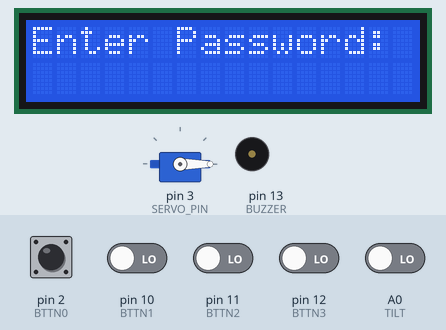
The sketch below on a simulated Arduino Uno, built with avr-gcc and run on an emulated ATmega328P. Parts: 16×2 character LCD, servo, buzzer (waves = sounding). The inputs (shaded band) are chosen by the test bench; at power-on: A0 (TILT), pin 2 (BTTN0), pin 10 (BTTN1), pin 11 (BTTN2), pin 12 (BTTN3) LOW. What the sketch prints to the serial monitor is not drawn.

Above: at 2.2 s.
2.3 s: pin 2 (BTTN0) driven HIGH
At 3.0 s:
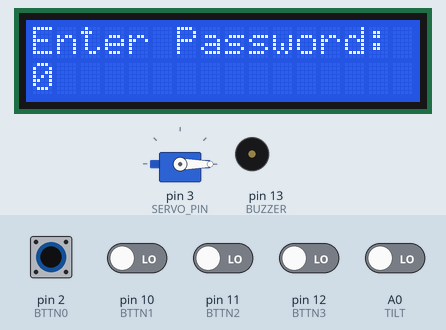
3.8 s: pin 2 (BTTN0) pulsed LOW 5 times (0.12 s each, 0.3 s apart)
At 7.5 s:
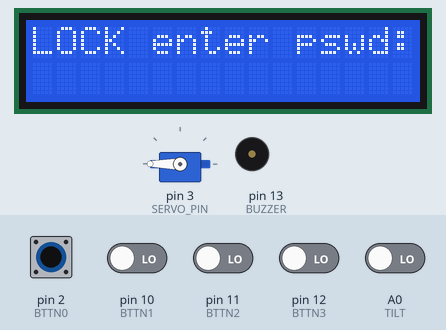
8.0 s: pin 2 (BTTN0) pulsed LOW 5 times (0.12 s each, 0.3 s apart)
At 10.7 s:
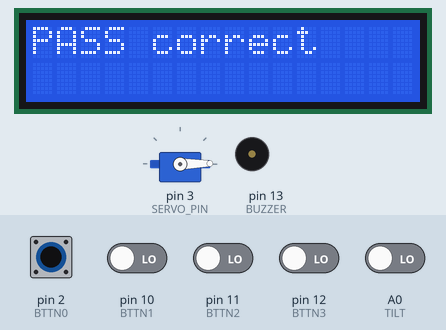
11.4 s: A0 (TILT) driven HIGH
13.6 s: A0 (TILT) driven LOW
At 14.8 s:
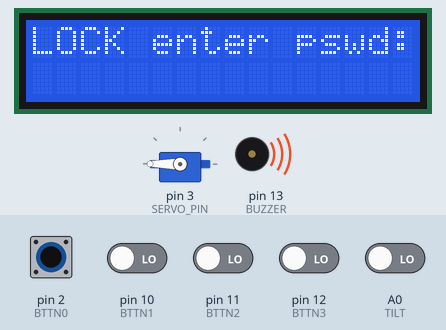
15.1 s: pin 10 (BTTN1) driven HIGH
At 16.2 s:
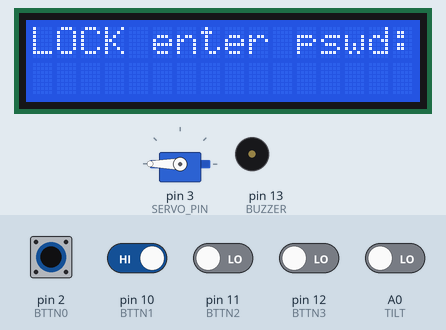
Timing chart, 0 to 17.8 s (numbered marks = the images above; inputs shaded):
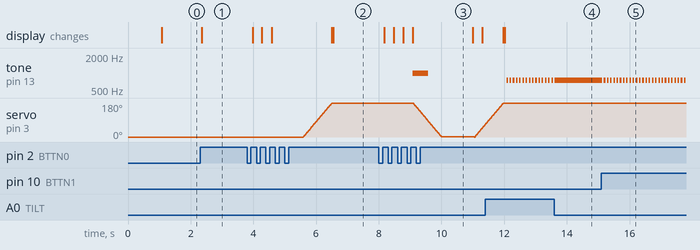

The sketch:

Toy_Safe.ino
```cpp
#include <LiquidCrystal.h>
#include <Servo.h>

const int rs = 8, en = 9, d4 = 4, d5 = 5, d6 = 6, d7 = 7;
const int BTTN0 = 2;
const int BTTN1 = 10;
const int BTTN2 = 11;
const int BTTN3 = 12;
const int TILT = A0;
const int BUZZER = 13;
const int SERVO_PIN = 3;

const int SET_PSWD = 0;
const int LOCKED = 1;
const int UNLOCKED = 2;

int sys_state = SET_PSWD;
int password[] = {-1, -1, -1, -1};
int pass_len = 0;
int guess[] = {-1, -1, -1, -1};
int guess_len = 0;
int servo_pos = 0;

bool pass_updated = false;
bool alarm_tripped = false;

LiquidCrystal lcd(rs, en, d4, d5, d6, d7);
Servo lock;

void setup() {
  lcd.begin(16, 2);
  lcd.clear();
  lcd.print("begin");
  delay(1000);
  lcd.clear();
  pinMode(13, OUTPUT);
  pinMode(BTTN0, INPUT);
  pinMode(BTTN1, INPUT);
  pinMode(BTTN2, INPUT);
  pinMode(BTTN3, INPUT);
  pinMode(TILT, INPUT);
  Serial.begin(9600);

  lock.attach(SERVO_PIN);
  lock.write(servo_pos);
}

void loop() {

  int state_0 = read_button_state(BTTN0);
  int state_1 = read_button_state(BTTN1);
  int state_2 = read_button_state(BTTN2);
  int state_3 = read_button_state(BTTN3);
  //digitalWrite(13, LOW);
  switch (sys_state) {
    case SET_PSWD:
      lcd.setCursor(0, 0);
      lcd.print("Enter Password:");
      Serial.println(pass_len);
      if (state_0 + state_1 + state_2 + state_3 == 1 && pass_updated == false) {
        if (state_0 == HIGH) {
          password[pass_len] = 0;
          pass_len++;
        } else if (state_1 == HIGH) {
          password[pass_len] = 1;
          pass_len++;
        } else if (state_2 == HIGH) {
          password[pass_len] = 2;
          pass_len++;
        } else if (state_3 == HIGH) {
          password[pass_len] = 3;
          pass_len++;
        }
        pass_updated = true;
      } else if (state_0 + state_1 + state_2 + state_3 == 0) {
        pass_updated = false;
      }

      lcd.setCursor(0, 1);
      for (int i = 0; i < pass_len; i++) {
        if (password[i] != -1) {
          lcd.print(password[i]);
        }
        Serial.print(password[i]);
      }
      if (pass_len == 4) {
        lcd.setCursor(0, 0);
        lcd.print("Your Password Is");
        delay(1000);
        lock_safe();
        sys_state = LOCKED;
        lcd.clear();
      }
      break;

    case LOCKED:
      lcd.setCursor(0, 0);
      lcd.print("LOCK enter pswd:");

      if (read_button_state(TILT) == HIGH) {
        alarm_tripped = true;
      }
      if (alarm_tripped == true) {
        tone(BUZZER, 750, 50);
      }

      if (state_0 + state_1 + state_2 + state_3 == 1 && pass_updated == false) {
        if (state_0 == HIGH) {
          guess[guess_len] = 0;
          guess_len++;
        } else if (state_1 == HIGH) {
          guess[guess_len] = 1;
          guess_len++;
        } else if (state_2 == HIGH) {
          guess[guess_len] = 2;
          guess_len++;
        } else if (state_3 == HIGH) {
          guess[guess_len] = 3;
          guess_len++;
        }
        pass_updated = true;
      } else if (state_0 + state_1 + state_2 + state_3 == 0) {
        pass_updated = false;
      }

      lcd.setCursor(0, 1);
      for (int i = 0; i < guess_len; i++) {
        if (guess[i] != -1) {
          lcd.print(guess[i]);
        }
        Serial.print(guess[i]);
      }
      if (guess_len == 4) {
        lcd.setCursor(0, 0);
        if (pass_match() == true){
          lcd.clear();
          lcd.print("PASS correct");
          tone(BUZZER, 1000, 500);
          sys_state = UNLOCKED;
          alarm_tripped = false;
          unlock_safe();
        } else {
          lcd.print("PASS incorrect  ");
          tone(BUZZER, 500, 500);
        }
        guess[0] = -1;
        guess[1] = -1;
        guess[2] = -1;
        guess[3] = -1;
        guess_len = 0;
        delay(1000);
        lcd.clear();
      }
      break;
    case UNLOCKED:
      lcd.setCursor(0,0);
      lcd.print("UNLOCK press any");
      lcd.setCursor(0,1);
      lcd.print("to lock");
      if (state_0 + state_1 + state_2 + state_3 >= 1) {
        sys_state = LOCKED;
        lock_safe();
        lcd.clear();
      }
  }

}

int read_button_state(int bttn) {
  int state = digitalRead(bttn);

  if (state == HIGH) {
    delay(50);
    state = digitalRead(bttn);
    if (state == HIGH) {
      //digitalWrite(13, HIGH);
      return 1;
    }
  }
  return 0;
}

bool pass_match() {
  for (int i = 0; i < 4; i++) {
    if (password[i] != guess[i]) {
      return false;
    }
  }
  return true;
}

void lock_safe() {
  while(servo_pos <= 180) {
    lock.write(servo_pos);
    delay(5);
    servo_pos++;
  }
}

void unlock_safe() {
  while(servo_pos > 0) {
    lock.write(servo_pos);
    delay(5);
    servo_pos--;
  }
}
```

Measured:
- after the input at 2.3 s, the display: changes after 0.05 s (image 1)
- after the input at 3.8 s, servo on pin 3 (SERVO_PIN): moves from 0° to 180° over 0.92 s, starting after 1.8 s; the display: first changes after 0.17 s (image 2 shows a later state)
- after the input at 8.0 s, tone on pin 13 (BUZZER): silent → 1000 Hz after 1.1 s, → silent 0.50 s later; the display: first changes after 0.17 s (image 3 shows a later state)
- after the input at 11.4 s, tone on pin 13 (BUZZER): alternates 750 Hz for 0.05 s and silent for 0.05 s, starting after 0.68 s
- after the input at 13.6 s, tone on pin 13 (BUZZER): goes on until 13.6 s, then stays 750 Hz
- after the input at 15.1 s, tone on pin 13 (BUZZER): alternates 750 Hz for 0.05 s and silent for 0.05 s, starting at once
